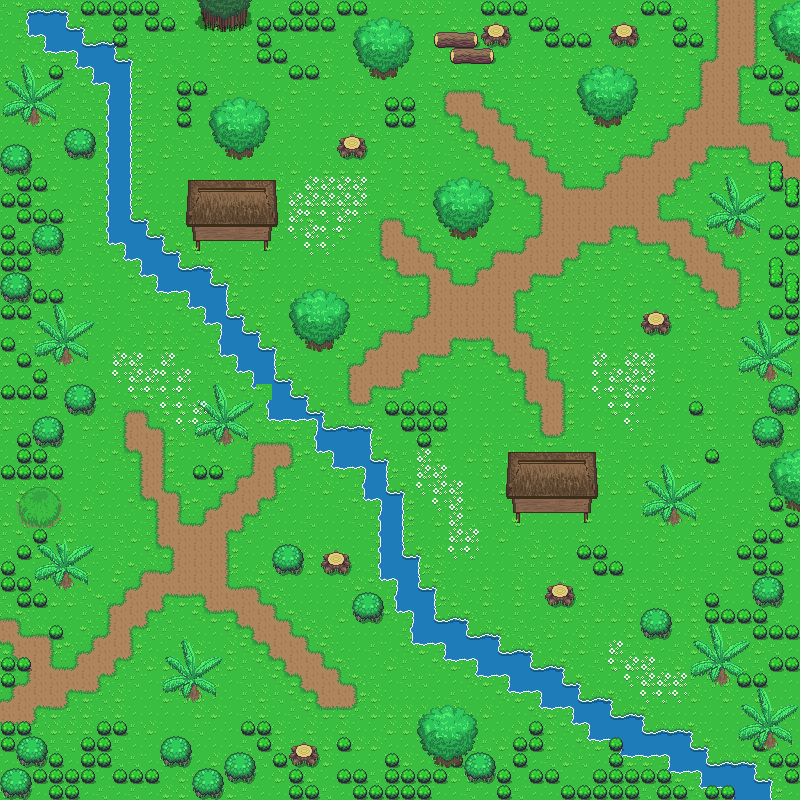

Tiled map render using the project's own tile images. Description and the map definition, with tile-layer contents summarised, below:
An orthogonal 50x50 tile map with 16x16 px tiles, 4 tile layers (Tile Layer 1, abovePlayer, grass, trees), 2 tilesets.

<map version="1.0" tiledversion="1.0.2" orientation="orthogonal" renderorder="left-down" width="50" height="50" tilewidth="16" tileheight="16" nextobjectid="1">
 <tileset firstgid="1" source="../../Tileset/Overworld.tsx" />
 <tileset firstgid="1729" source="../../Tileset/Building.tsx" />
 <layer name="Tile Layer 1" width="50" height="50">
  <data>[2500 cells, 2500 non-empty, 28 distinct tile ids]</data>
 </layer>
 <layer name="abovePlayer" width="50" height="50">
  <data>[2500 cells, 224 non-empty, 28 distinct tile ids]</data>
 </layer>
 <layer name="grass" width="50" height="50">
  <data>[2500 cells, 493 non-empty, 78 distinct tile ids]</data>
 </layer>
 <layer name="trees" width="50" height="50">
  <data>[2500 cells, 32 non-empty, 4 distinct tile ids]</data>
 </layer>
</map>
